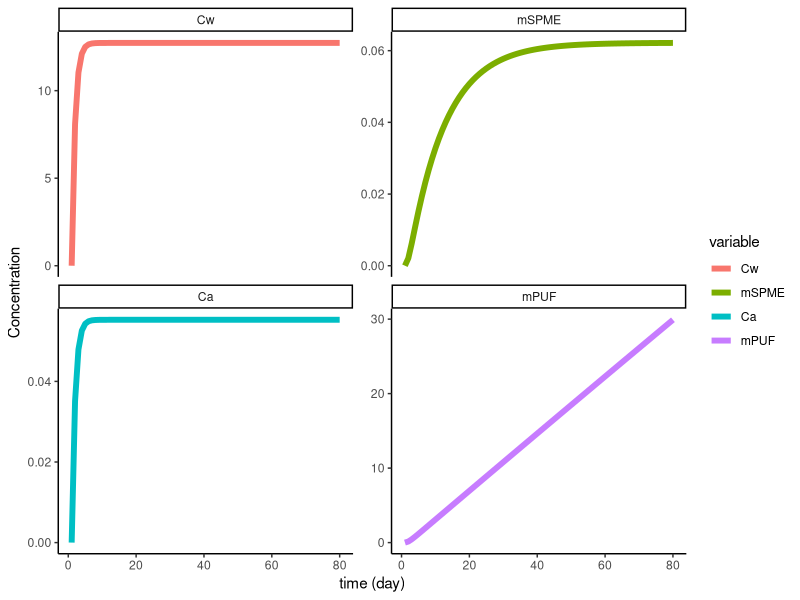

Generate this figure with R: (Note: this script raises an error after producing the figure.)
# Load libraries
library(dplyr) # organize data
library(tidyverse)
library(ggplot2) # plotting
library(deSolve) # solving differential equations

# Reactive transport function ---------------------------------------------

rtm.PCB31 = function(t, c, parms){
  
  # Experimental conditions
  MH2O <- 18.0152 # g/mol water molecular weight
  MCO2 <- 44.0094 # g/mol CO2 molecular weight
  MW.pcb <- 257.532 # g/mol PCB 19 molecular weight
  Tst <- 25 # C air temperature
  Tst.1 <- 273.15 + Tst # air and standard temperature in K, 25 C
  Tw <- 13 # C water temperature
  Tw.1 <- 273.15 + Tw # water temperature in K
  R <- 8.3144 # J/(mol K) molar gas constant 
  
  # Bioreactor parameters
  Vw <- 100 # cm3 water volume
  Va <- 125 # cm3 head-space volume
  Aaw <- 20 # cm2 air-water area
  Aws <- 30 # cm2 sediment-water area
  
  # Congener-specific constants
  Kaw <- 0.011205859 # PCB 31 dimensionless Henry's law constant @ 25 C
  dUaw <- 53590.22 # internal energy for the transfer of air-water for PCB 31 (J/mol)
  Kow <- 10^(5.67) # PCB 31 octanol-water equilibrium partition coefficient
  Koa <- 10^(7.620554861) # PCB 31 octanol-air equilibrium partition coefficient
  
  # PUF constants 
  Vpuf <- 0.000029 # m3 volume of PUF
  Kpuf <- 10^(0.6366*log10(Koa) - 3.1774)# m3/g PCB 4-PUF equilibrium partition coefficient
  d <- 0.0213*100^3 # g/m3 density of PUF
  
  # SPME fiber constants
  Af <- 0.138 # cm2 SPME area
  Vf <- 0.000000069 # L/cm SPME volume/area
  L <- 30 # cm SPME length average
  Kf <- 10^(1.06*log10(Kow) - 1.16) # PCB 4-SPME equilibrium partition coefficient
  
  # Air & water physical conditions
  D.water.air <- 0.2743615 # cm2/s water's diffusion coefficient in the gas phase @ Tair = 25 C, patm = 1013.25 mbars 
  D.co2.w <- 1.67606E-05 # cm2/s CO2's diffusion coefficient in water @ Tair = 25 C, patm = 1013.25 mbars 
  D.pcb.air <- D.water.air*(MW.pcb/MH2O)^(-0.5) # cm2/s PCB 4's diffusion coefficient in the gas phase (eq. 18-45)
  D.pcb.water <- D.co2.w*(MW.pcb/MCO2)^(-0.5) # cm2/s PCB 4's diffusion coefficient in water @ Tair = 25 C, patm = 1013.25 mbars
  v.H2O <- 0.010072884	# cm2/s kinematic viscosity of water @ Tair = 25
  V.water.air <- 0.003 # m/s water's velocity of air-side mass transfer without ventilation (eq. 20-15)
  V.co2.w <- 4.1*10^-2 # m/s mass transfer coefficient of CO2 in water side without ventilation
  # V.co2.w.2 <- 9*10^(-4)/100 # m/s new book 19-20
  SC.pcb.w <- v.H2O/D.pcb.water # Schmidt number PCB 4
  bl <- 0.21 # cm boundary layer thickness
  
  # kaw calculations (air-water mass transfer coefficient)
  # i) Ka.w.t, ka.w corrected by water and air temps during experiment
  Kaw.t <- Kaw*exp(-dUaw/R*(1/Tw.1-1/Tst.1))*Tw.1/Tst.1
  # ii) Kaw.a, air-side mass transfer coefficient
  Kaw.a <- V.water.air*(D.pcb.air/D.water.air)^(0.67) # [m/s]
  # iii) Kaw.w, water-side mass transfer coefficient for PCB 4. 600 is the Schmidt number of CO2 at 298 K
  Kaw.w <- V.co2.w*(SC.pcb.w/600)^(-0.5) # [m/s]
  # Kaw.w.2 <- V.co2.w.2*(SC.pcb.w/600)^(-0.5) # [m/s]
  # iv) kaw, overall air-water mass transfer coefficient for PCB 4
  kaw.o <- (1/(Kaw.a*Kaw.t) + (1/Kaw.w))^-1 # [m/s]
  # v) kaw, overall air-water mass transfer coefficient for PCB 4, units change
  kaw.o <- kaw.o*100*60*60*24 # [cm/d]
  
  # Estimating Cpw (PCB 4 concentration in sediment porewater)
  Ct <- 254.599912 # ng/g PCB 31 sediment concentration
  foc <- 0.03 # organic carbon % in sediment
  logKoc <- 0.94*log10(Kow) + 0.42 # koc calculation
  Kd <- foc*10^(logKoc) # L/kg sediment-water equilibrium partition coefficient
  Cpw <- Ct/Kd*1000 # [ng/L]
  
  # Biotransformation rate
  kb <- 0.159307138 # 1/d, value changes depending on experiment, i.e., control = 0, treatments LB400 = 0.159307138
  
  # flux constant passed through a list called parms
  ro <- parms$ro # m3/d
  ko <- parms$ko # cm/d
  
  # derivatives dx/dt are computed below
  r <- rep(0,length(c))
  # dCwdt:
  r[1] <- kaw.o*Aaw/Vw*(c["Ca"]/(Kaw.t) - c["Cw"]) + D.pcb.water*Aws*60*60*24/bl/Vw*(Cpw - c["Cw"]) - kb*c["Cw"]
  # dmfdt:
  r[2] <- ko*Af*c["Cw"]/1000/L - ko*Af*c["mSPME"]/(Vf*Kf*L*1000) # Cw = [ng/L], mf = [ng/cm]
  # dCadt:
  r[3] <- kaw.o*Aaw/Va*(c["Cw"] - c["Ca"]/Kaw.t)
  # dmpufdt:
  r[4] <- ro*c["Ca"]*1000 - ro*(c["mPUF"]/(Vpuf*d))/(Kpuf) #  Ca = [ng/L], mpuf = [ng]
  
  # The computed derivatives are returned as a list
  # order of derivatives needs to be the same as the order of species in c
  return(list(r))
}

# Initial conditions and run function
{cinit <- c(Cw = 0, mSPME = 0, Ca = 0, mPUF = 0)
t.1 <- c(1:80)
# Placeholder values of key parameters
parms <- list(ro = 0.007, ko = 100) # Input reasonable estimate of ko and ro (placeholder values)
out.1 <- ode(y = cinit, times = t.1, func = rtm.PCB31, parms = parms) %>%
as.data.frame() -> out.1
}

{new.out<- out.1 %>%
  gather(variable, value, -time)
new.out <- within(new.out, variable <- factor(variable,
                                              levels = c('Cw', 'mSPME', 'Ca', 'mPUF')))
}

# Plot
ggplot(new.out, aes(x = time, y = value, color = variable)) +
  facet_wrap(vars(variable), scales = "free_y", ncol = 2) +
  geom_line(size = 2) +
  theme_classic() +
  labs(x = 'time (day)', y = 'Concentration')

# Organize SPME data -----------------------------------------------------------
# spme = SPME fiber sampler [ng/cm]
# Pull congener-specific data from the dataset & calculate mean
# values for each sampler-treatment combination at each time point
i <- "PCB31"
{exp.mspme <- exp.data %>%
    mutate(exp.data[all_of(i)]/length) %>%
    filter(sampler == "SPME") %>%
    group_by(time, treatment) %>%
    select(all_of(i)) %>%
    rename(!!paste(i, ".SPME", sep ="") := `i`) %>%
    mutate(time = recode(time, `1` = 16, `2` = 35, `3` = 75))
  
  exp.mspme.ctrl <- exp.mspme[1:9, 1:3] # experimental control control
  colnames(exp.mspme.ctrl) <- c('time', 'treatment', 'mSPME')
  exp.mspme.ctrl <- data.frame(exp.mspme.ctrl)
  exp.mspme.lb400 <- exp.mspme[10:18, 1:3] # experimental values LB400
  colnames(exp.mspme.lb400) <- c('time', 'treatment', 'mSPME')
  exp.mspme.lb400 <- data.frame(exp.mspme.lb400)
}

{out.mspme <- out.1[, c(1,3)]
  out.mspme$treatment <- c('pred')
  out.mspme <- out.mspme %>% relocate(treatment, .before = mSPME) # predicted values
}

# mSPME plot
ggplot(NULL, aes(x = time, y = mSPME, color = treatment)) +
  geom_line(data = out.mspme) +
  geom_point(data = exp.mspme.ctrl, color = "blue") +
  geom_point(data = exp.mspme.lb400, color = "red") +
  theme_bw() +
  theme(aspect.ratio = 3/3) +
  labs(x = 'time (day)', y = paste(i, " SPME (ng/cm)", sep ="")) +
  scale_color_manual(values = c("ctrl"="blue", "lb400"="red",
                                "pred" = "black"))

# Organize PUF data -----------------------------------------------------------
# puf = PUF sampler [ng]
# Pull congener-specific data from the dataset & calculate mean
# values for each sampler-treatment combination at each time point
{exp.mpuf <- exp.data %>%
  mutate(exp.data[all_of(i)]) %>%
  filter(sampler == "PUF") %>%
  group_by(time, treatment) %>%
  select(all_of(i)) %>%
  rename(!!paste(i, ".PUF", sep ="") := `i`) %>%
  mutate(time = recode(time, `1` = 16, `2` = 35, `3` = 75))

exp.mpuf.ctrl <- exp.mpuf[1:9, 1:3] # experimental control values
colnames(exp.mpuf.ctrl) <- c('time', 'treatment', 'mPUF')
exp.mpuf.ctrl <- data.frame(exp.mpuf.ctrl)
exp.mpuf.lb400 <- exp.mpuf[10:18, 1:3] # experimental values LB400
colnames(exp.mpuf.lb400) <- c('time', 'treatment', 'mPUF')
exp.mpuf.lb400 <- data.frame(exp.mpuf.lb400)

out.mpuf <- out.1[, c(1,5)]
out.mpuf$treatment <- c('pred')
out.mpuf <- out.mpuf %>% relocate(treatment, .before = mPUF) # predicted values
}

# mPUF plot
ggplot(NULL, aes(x = time, y = mPUF, color = treatment)) +
  geom_line(data = out.mpuf) +
  geom_point(data = exp.mpuf.ctrl, color = "blue") +
  geom_point(data = exp.mpuf.lb400, color = "red") +
  theme_bw() +
  theme(aspect.ratio = 3/3) +
  labs(x = 'time (day)', y = paste(i, " PUF (ng)", sep ="")) +
  scale_color_manual(values = c("ctrl"="blue", "lb400"="red",
                                "pred" = "black"))
